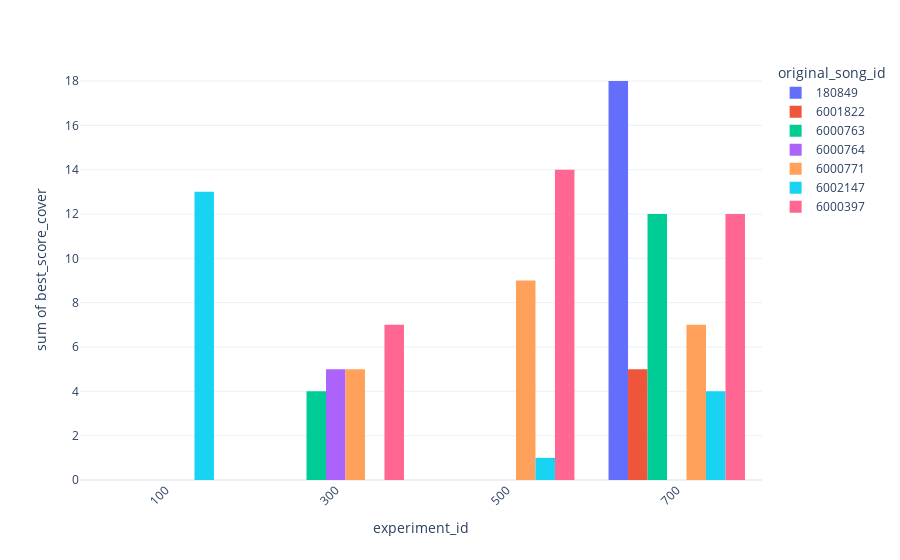

Write notebook code for a chart like this one.
### Markdown cell above
## Identifying top 10 songs

### Code cell
fig = px.histogram(df[df['best_score_cover'] <= 10], x="experiment_id", y="best_score_cover",
             color='original_song_id', template='plotly_white')
fig.update_layout(barmode='group', xaxis_tickangle=-45)
fig.show()

### Figure 1 — Plotly figure (JSON) as saved in the notebook; plotly's stock layout.template omitted (floating-point values rounded to 4 significant figures)
{"data": [{"alignmentgroup": "True", "bingroup": "x", "histfunc": "sum", "hovertemplate": "original_song_id=180849<br>experiment_id=%{x}<br>sum of best_score_cover=%{y}<extra></extra>", "legendgroup": "180849", "marker": {"color": "#636efa", "pattern": {"shape": ""}}, "name": "180849", "offsetgroup": "180849", "orientation": "v", "showlegend": true, "type": "histogram", "x": [700, 702, 704], "xaxis": "x", "y": [3, 7, 8], "yaxis": "y"}, {"alignmentgroup": "True", "bingroup": "x", "histfunc": "sum", "hovertemplate": "original_song_id=6001822<br>experiment_id=%{x}<br>sum of best_score_cover=%{y}<extra></extra>", "legendgroup": "6001822", "marker": {"color": "#EF553B", "pattern": {"shape": ""}}, "name": "6001822", "offsetgroup": "6001822", "orientation": "v", "showlegend": true, "type": "histogram", "x": [704], "xaxis": "x", "y": [5], "yaxis": "y"}, {"alignmentgroup": "True", "bingroup": "x", "histfunc": "sum", "hovertemplate": "original_song_id=6000763<br>experiment_id=%{x}<br>sum of best_score_cover=%{y}<extra></extra>", "legendgroup": "6000763", "marker": {"color": "#00cc96", "pattern": {"shape": ""}}, "name": "6000763", "offsetgroup": "6000763", "orientation": "v", "showlegend": true, "type": "histogram", "x": [200, 702, 703, 704], "xaxis": "x", "y": [4, 2, 8, 2], "yaxis": "y"}, {"alignmentgroup": "True", "bingroup": "x", "histfunc": "sum", "hovertemplate": "original_song_id=6000764<br>experiment_id=%{x}<br>sum of best_score_cover=%{y}<extra></extra>", "legendgroup": "6000764", "marker": {"color": "#ab63fa", "pattern": {"shape": ""}}, "name": "6000764", "offsetgroup": "6000764", "orientation": "v", "showlegend": true, "type": "histogram", "x": [200, 202, 203], "xaxis": "x", "y": [1, 2, 2], "yaxis": "y"}, {"alignmentgroup": "True", "bingroup": "x", "histfunc": "sum", "hovertemplate": "original_song_id=6000771<br>experiment_id=%{x}<br>sum of best_score_cover=%{y}<extra></extra>", "legendgroup": "6000771", "marker": {"color": "#FFA15A", "pattern": {"shape": ""}}, "name": "6000771", "offsetgroup": "6000771", "orientation": "v", "showlegend": true, "type": "histogram", "x": [200, 202, 203, 300, 400, 500, 502, 600, 702, 704], "xaxis": "x", "y": [1, 1, 1, 2, 4, 4, 1, 2, 2, 3], "yaxis": "y"}, {"alignmentgroup": "True", "bingroup": "x", "histfunc": "sum", "hovertemplate": "original_song_id=6002147<br>experiment_id=%{x}<br>sum of best_score_cover=%{y}<extra></extra>", "legendgroup": "6002147", "marker": {"color": "#19d3f3", "pattern": {"shape": ""}}, "name": "6002147", "offsetgroup": "6002147", "orientation": "v", "showlegend": true, "type": "histogram", "x": [100, 102, 103, 502, 702, 703, 704], "xaxis": "x", "y": [5, 4, 4, 1, 1, 2, 1], "yaxis": "y"}, {"alignmentgroup": "True", "bingroup": "x", "histfunc": "sum", "hovertemplate": "original_song_id=6000397<br>experiment_id=%{x}<br>sum of best_score_cover=%{y}<extra></extra>", "legendgroup": "6000397", "marker": {"color": "#FF6692", "pattern": {"shape": ""}}, "name": "6000397", "offsetgroup": "6000397", "orientation": "v", "showlegend": true, "type": "histogram", "x": [200, 202, 203, 300, 400, 500, 502, 600, 700, 702, 704], "xaxis": "x", "y": [2, 2, 1, 2, 2, 2, 10, 1, 1, 6, 4], "yaxis": "y"}], "layout": {"autosize": true, "barmode": "group", "legend": {"title": {"text": "original_song_id"}, "tracegroupgap": 0}, "margin": {"t": 60}, "xaxis": {"anchor": "y", "autorange": true, "domain": [0, 1], "range": [-0.5, 799.5], "tickangle": -45, "title": {"text": "experiment_id"}, "type": "linear"}, "yaxis": {"anchor": "x", "autorange": true, "domain": [0, 1], "range": [0, 18.95], "title": {"text": "sum of best_score_cover"}, "type": "linear"}}}
